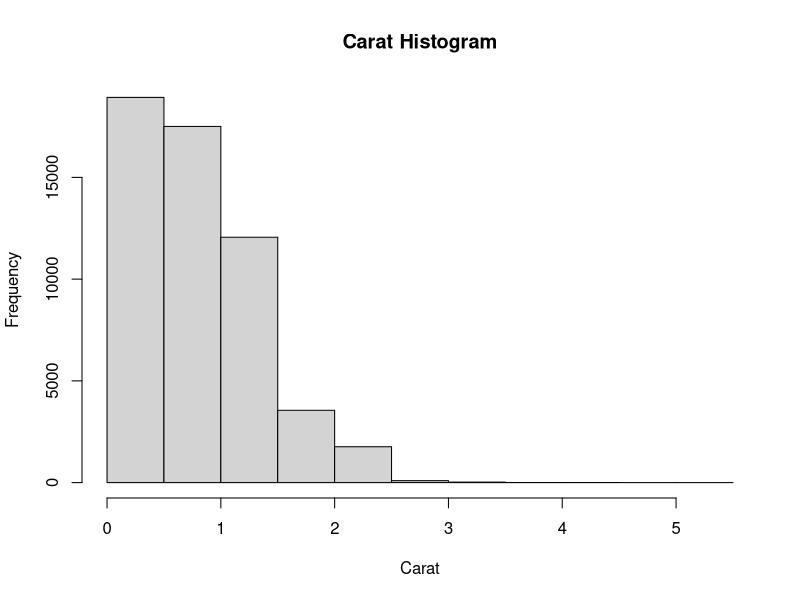
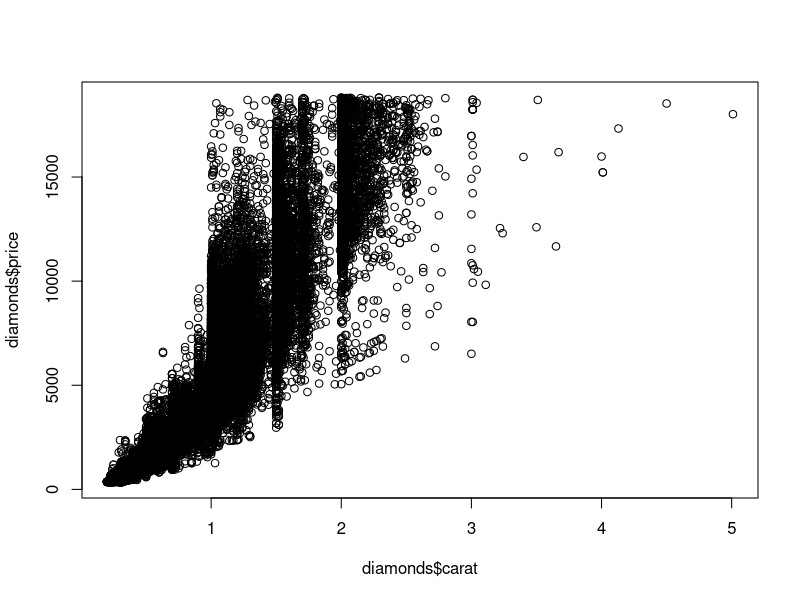
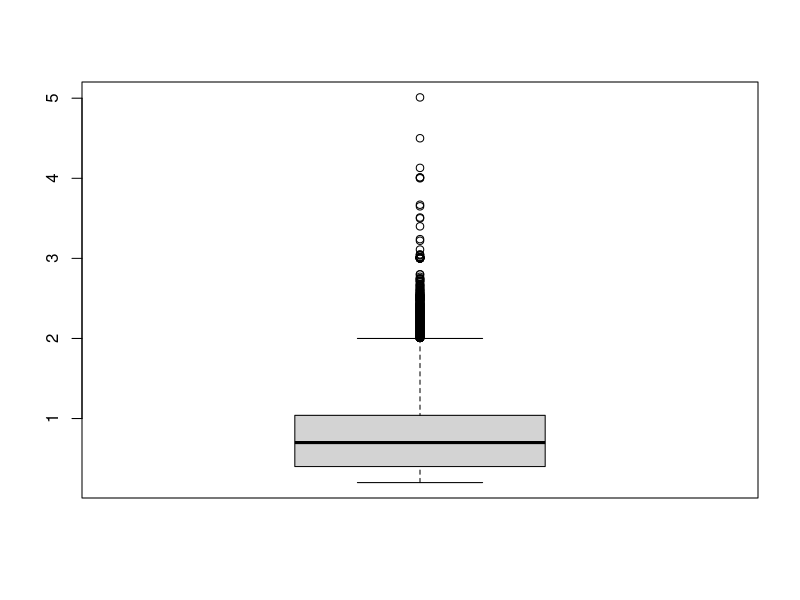
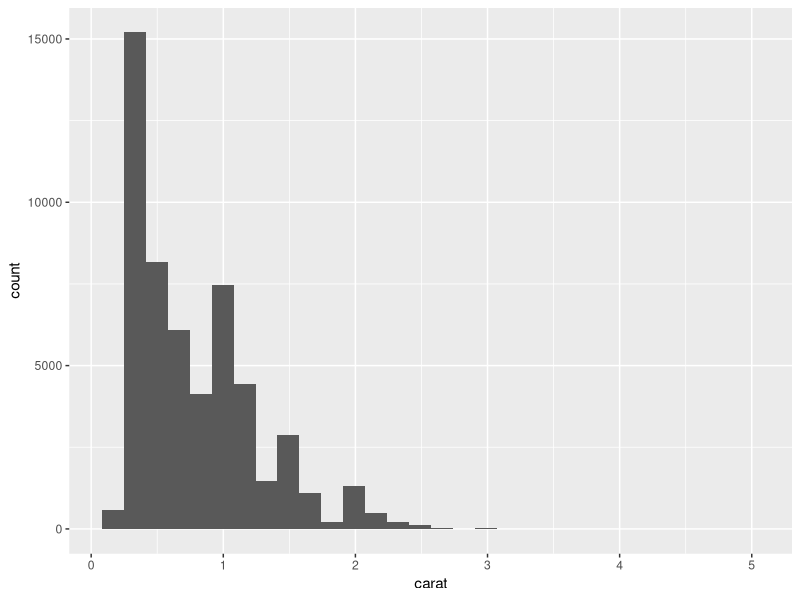
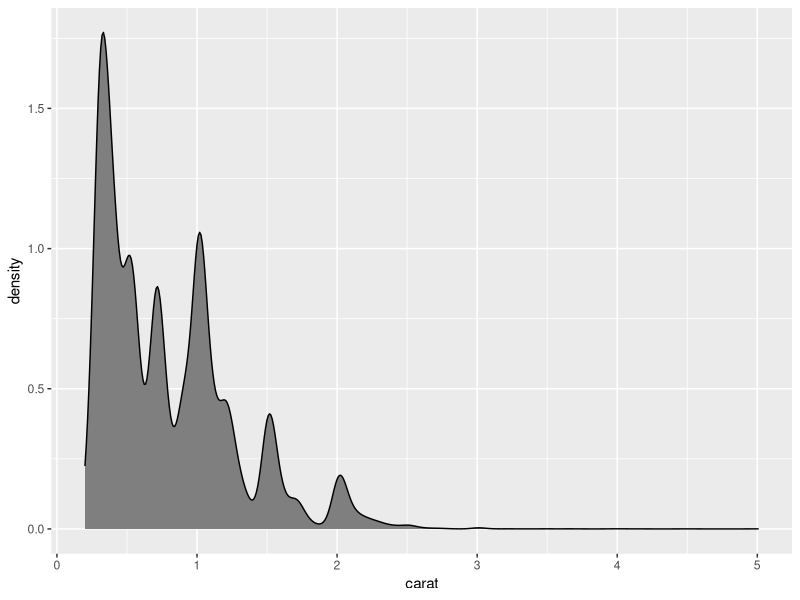
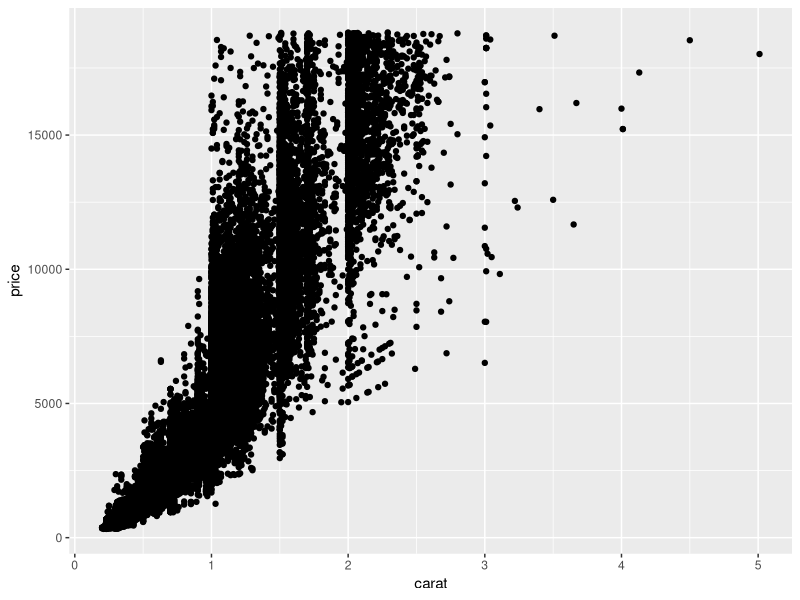
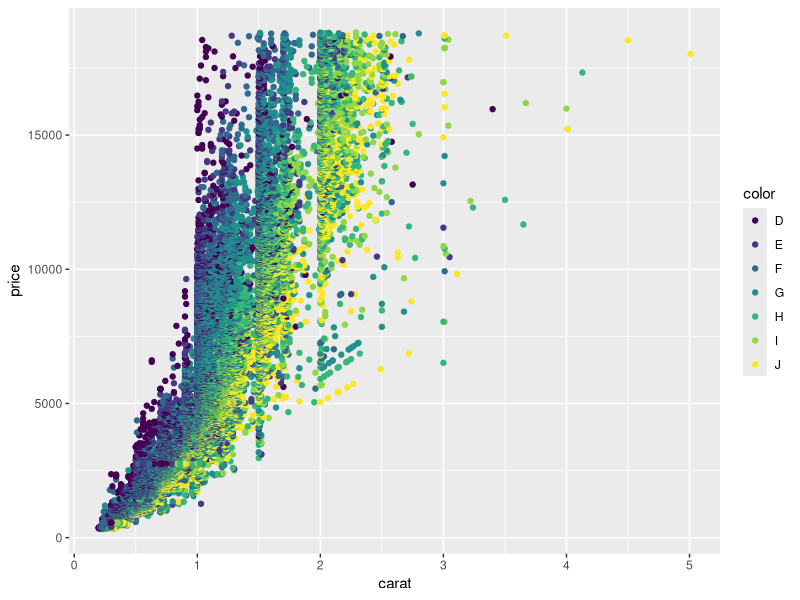
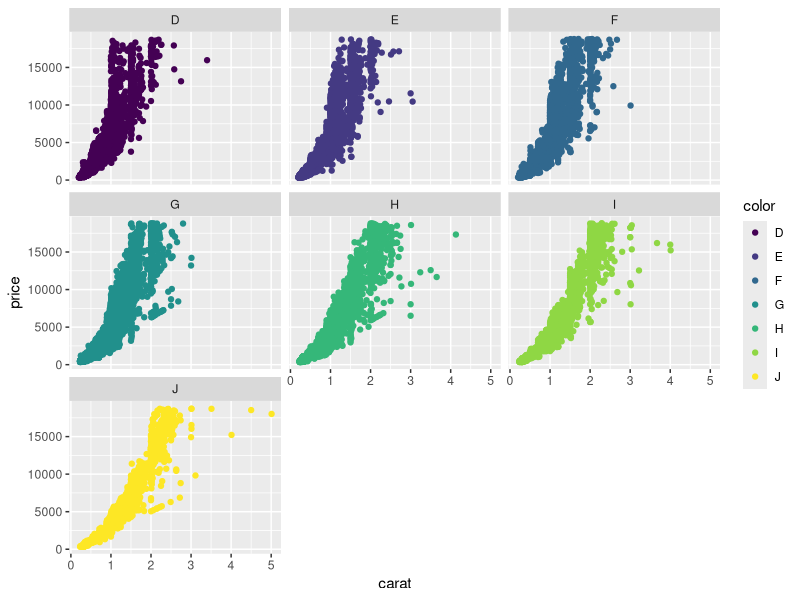

Here is the R script that generated these plots, in order:
## ---- chunk 1
knitr::opts_chunk$set(echo = TRUE)
## ---- chunk 2
require(ggplot2)
data(diamonds)
head(diamonds)
## ---- chunk 3
hist(diamonds$carat, main = "Carat Histogram", xlab = "Carat")
## ---- chunk 4
plot(diamonds$carat, diamonds$price)
## ---- chunk 5
boxplot(diamonds$carat)
## ---- chunk 6
ggplot(data = diamonds) + geom_histogram(aes(x = carat))
## ---- chunk 7
ggplot(data = diamonds) + geom_density(aes(x = carat), fill = "grey50")
## ---- chunk 8
ggplot(diamonds, aes(x = carat, y = price)) + geom_point()
## ---- chunk 9
# save basics of ggplot object to a variable
g <- ggplot(diamonds, aes(x = carat, y = price))
## ---- chunk 10
g + geom_point(aes(color = color))
## ---- chunk 11
g + geom_point(aes(color = color)) + facet_wrap(~color)
## ---- chunk 12
g + geom_point(aes(color = color)) + facet_grid(cut ~ clarity)
## ---- chunk 13
ggplot(diamonds, aes(x = carat)) + geom_histogram() + facet_wrap(~color)
## ---- chunk 14
ggplot(diamonds, aes(y = carat, x = 1)) + geom_boxplot()
## ---- chunk 15
ggplot(diamonds, aes(y = carat, x = cut)) + geom_boxplot()
## ---- chunk 16
ggplot(diamonds, aes(y = carat, x = cut)) + geom_violin()
## ---- chunk 17
ggplot(diamonds, aes(y = carat, x = cut)) + geom_point() + geom_violin()
## ---- chunk 18
ggplot(diamonds, aes(y = carat, x = cut)) + geom_violin() + geom_point()
## ---- chunk 19
ggplot(economics, aes(x = date, y = pop)) + geom_line()
## ---- chunk 20
ggplot(economics, aes(x = date, y = pop)) + geom_line()
## ---- chunk 21
# load the lubridate package
require(lubridate)
## create year and month variables
economics$year <- year(economics$date)
# the label argument to month means that the result should be the
# names of the month instead of the number
economics$month <- month(economics$date, label=TRUE)
# subset the data
# the which function returns the indices of observations where the
# tested condition was TRUE
econ2000 <- economics[which(economics$year >= 2000), ]
# load the scales package for better axis formatting
require(scales)
## ---- chunk 22
# build the foundation of the plot
g <- ggplot(econ2000, aes(x=month, y=pop))
# add lines color coded and grouped by year
# the group aesthetic breaks the data into separate groups
g <- g + geom_line(aes(color=factor(year), group=year))
# name the legend "Year"
g <- g + scale_color_discrete(name="Year")
# format the y axis
g <- g + scale_y_continuous(labels=comma)
# add a title and axis labels
g <- g + labs(title="Population Growth", x="Month", y="Population")
# plot the graph
g
## ---- chunk 23
require(ggthemes)
# build a plot and store it in g2
g2 <- ggplot(diamonds, aes(x=carat, y=price)) + geom_point(aes(color=color))
# apply a few themes
g2 + theme_economist() + scale_colour_economist()
## ---- chunk 24
g2 + theme_excel() + scale_colour_excel()
## ---- chunk 25
g2 + theme_tufte()
## ---- chunk 26
g2 + theme_wsj()
